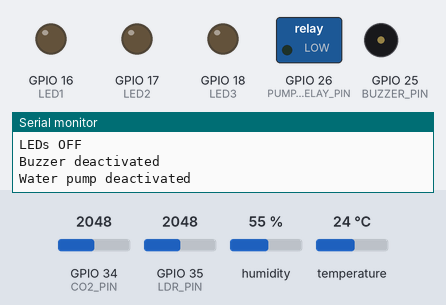
A sketch run on a simulated ESP32. On the bench: switched loads named in the sketch (green lamp = pin HIGH), output pins drawn as LEDs (lit = HIGH), buzzer (waves = sounding, pin HIGH), the last lines printed to the serial monitor. The test bench sets the inputs (shaded band); at power-on: humidity 55 %, GPIO 34 (CO2_PIN) = 2048, GPIO 35 (LDR_PIN) = 2048, temperature 24 °C. WiFi joins after 1.5 s; servers stay silent unless stated.

Above: at 5.2 s.
5.3 s: humidity set to 41 %
19.3 s: humidity set to 38 %
30.5 s: GPIO 34 (CO2_PIN) set to 2451
At 35.2 s:
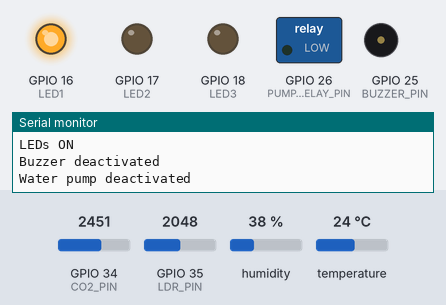
41.7 s: GPIO 34 (CO2_PIN) set to 2538
At 50.1 s:
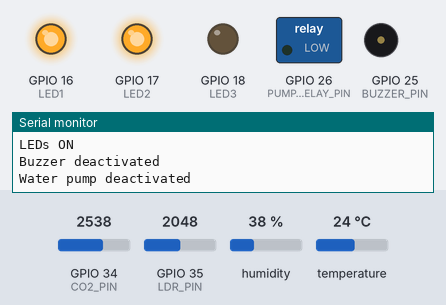
52.9 s: GPIO 35 (LDR_PIN) set to 3429
65.3 s: GPIO 35 (LDR_PIN) set to 3548
At 79.9 s:
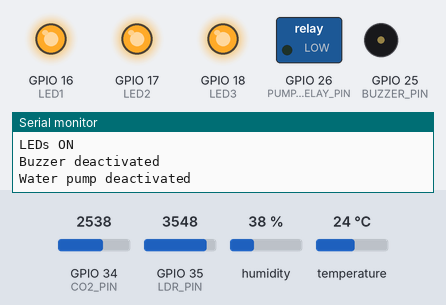
Timing chart, 0 to 80.3 s (numbered marks = the images above; inputs shaded):
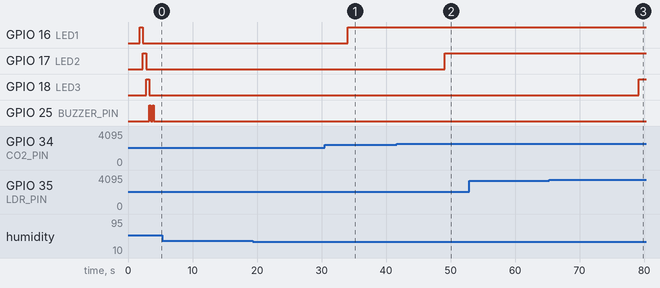

The sketch:

fire_detector.ino
```cpp
#define BLYNK_TEMPLATE_ID "TMPL6e29v4i47"
#define BLYNK_TEMPLATE_NAME "Smart Kitchen Fire Detector"
#define BLYNK_AUTH_TOKEN "0ghgktnIzQHRCeH700vJ-RhIZcpEUkai"

#include <WiFi.h>                // Includes the Wi-Fi library for the ESP32
#include <WiFiClient.h>          // Includes the Wi-Fi client library for network connections
#include <BlynkSimpleEsp32.h>    // Includes the Blynk library specific to ESP32
#include <string.h>              // Includes the library for using string functions
#include <DHT.h>

#define BLYNK_PRINT Serial       // Enable debug printing to serial monitor

#define DHTPIN 4           //GPIO pin
#define DHTTYPE DHT11      //Either DHT11
#define CO2_PIN 34         // MQ sensor
#define LDR_PIN 35         //Light sensor
#define PUMP_RELAY_PIN 26        //Water pump //this is not going to work like this
#define BUZZER_PIN 25      //buzzer

#define LED1 16
#define LED2 17
#define LED3 18

DHT dht(DHTPIN, DHTTYPE);
#define INTERVAL 3000            // Interval at which to send sensor data (milliseconds)
unsigned long previousMillis = 0; // Stores last time sensor data was sent
int fireAlert = 0;

char auth[] = BLYNK_AUTH_TOKEN;  // Blynk authorization token
char ssid[] = "Redmi_Note_14";                // WiFi SSID
char pass[] = "xxx";                // WiFi password

void setup() {
  Serial.begin(115200);
  Serial.println("Initializing Smart Kitchen Fire Detector...");

  dht.begin();

  pinMode(CO2_PIN, INPUT);
  pinMode(LDR_PIN, INPUT);
  pinMode(BUZZER_PIN, OUTPUT);
  pinMode(PUMP_RELAY_PIN, OUTPUT);
  pinMode(LED1, OUTPUT);
  pinMode(LED2, OUTPUT);
  pinMode(LED3, OUTPUT);

  Blynk.begin(auth, ssid, pass); // Connect to Blynk
  Serial.println("System ready. Starting sensor monitoring...");

  //testing system
  digitalWrite(LED1, HIGH);
  delay(500);
  digitalWrite(LED1, LOW);
  digitalWrite(LED2, HIGH);
  delay(500);
  digitalWrite(LED2, LOW);
  digitalWrite(LED3, HIGH);
  delay(500);
  digitalWrite(LED3, LOW);
  digitalWrite(BUZZER_PIN, HIGH);
  delay(200);
  digitalWrite(BUZZER_PIN, LOW);
  delay(300);
  digitalWrite(BUZZER_PIN, HIGH);
  delay(200);
  digitalWrite(BUZZER_PIN, LOW);
  //end of test

  digitalWrite(BUZZER_PIN, LOW);
  digitalWrite(PUMP_RELAY_PIN, LOW);

}
void loop() {

  Blynk.run();                   // Run Blynk process
  unsigned long currentMillis = millis(); // Get the current time
  // read sensors in loop and send information to Blynk
  //DHT11
  // Check if it is time to read and send sensor data
  if (currentMillis - previousMillis >= INTERVAL) {
    previousMillis = currentMillis;       // Update the last sent time
    float t = dht.readTemperature();      // Read temperature from DHT sensor
    float h = dht.readHumidity();         // Read humidity from DHT sensor

    // Check if DHT readings were successful
    if (isnan(h) || isnan(t)) {
      Serial.println("Failed to read from DHT sensor!\n");
    } else {
      Blynk.virtualWrite(V0, t);          // Send temperature to Blynk
      Blynk.virtualWrite(V1, h);          // Send humidity to Blynk
      BLYNK_PRINT.printf("Humidity: %.2f, Temperature: %.2f ", h, t);

    }

  //LDR
  int ldrValue = analogRead(LDR_PIN);
  Serial.print("\nLight Intensity: ");
  Serial.println(ldrValue);
  Blynk.virtualWrite(V2, ldrValue);          // Send LDR reading to Blynk

  //MQ2
  int co2Value = analogRead(CO2_PIN);
  Blynk.virtualWrite(V3, co2Value);          // Send CO2 reading to Blynk
  Serial.print("CO2 Level: ");
  Serial.println(co2Value);

  //make decision
  decision(co2Value, ldrValue, t, h);
  Serial.print("Fire Alert: ");
  Serial.println(fireAlert);
  delay(10000);
}}

//decision function
void decision(int co2, int ldr, float t, float hum){
  int co2Value = co2;
  int ldrValue = ldr;
  float temp = t;
  float humidity = hum;
  if(co2Value > 3000 || ldrValue > 4000 || temp > 120 || humidity < 20){
    fireAlert = 2;
  }
  else if(co2Value > 2500 || ldrValue > 3500 || temp > 70 || humidity < 40){
    fireAlert = 1;
  }
  else{
    fireAlert = 0;
  }
  //LED Control
  if(temp > 70 || humidity < 40){
    digitalWrite(LED1, HIGH);
  }
  if(co2Value > 2500){
    digitalWrite(LED2, HIGH);
  }
  if(ldrValue > 3500){
    digitalWrite(LED3, HIGH);
  }

  //Water pump and buzzer control
  if(fireAlert == 2){
    Serial.print("LEDs ON\n");
    digitalWrite(BUZZER_PIN, HIGH);   // Activate buzzer
    Serial.println("Buzzer activated");
    delay(5000);
    digitalWrite(BUZZER_PIN, LOW);    // Deactivate
    Serial.println("Buzzer deactivated");
    digitalWrite(PUMP_RELAY_PIN, HIGH);
    Serial.println("Water pump activated");
    delay(10000);
    digitalWrite(PUMP_RELAY_PIN, LOW);
    Serial.println("Water pump deactivated");
    delay(5000);

  }
  else if(fireAlert == 1){
    Serial.print("LEDs ON\n");
    digitalWrite(BUZZER_PIN, LOW);    // Deactivate
    Serial.println("Buzzer deactivated");
    digitalWrite(PUMP_RELAY_PIN, LOW);
    Serial.println("Water pump deactivated");
    delay(5000);
  }
  else{
    Serial.print("LEDs OFF\n");
    digitalWrite(LED1, LOW);
    digitalWrite(LED2, LOW);
    digitalWrite(LED3, LOW);
    digitalWrite(BUZZER_PIN, LOW);    // Deactivate
    Serial.println("Buzzer deactivated");
    digitalWrite(PUMP_RELAY_PIN, LOW);
    Serial.println("Water pump deactivated");
    delay(5000);
  }
}
```

Measured:
- the behaviour switches between 2500 and 2501 on GPIO 34 (CO2_PIN) (found by bisection; images 1 and 2)
- the behaviour switches between 3500 and 3501 on GPIO 35 (LDR_PIN) (found by bisection; images 2 and 3)
- after the input at 41.7 s, GPIO 17 (LED2): LOW → HIGH after 7.4 s
- after the input at 65.3 s, GPIO 18 (LED3): LOW → HIGH after 13.9 s
